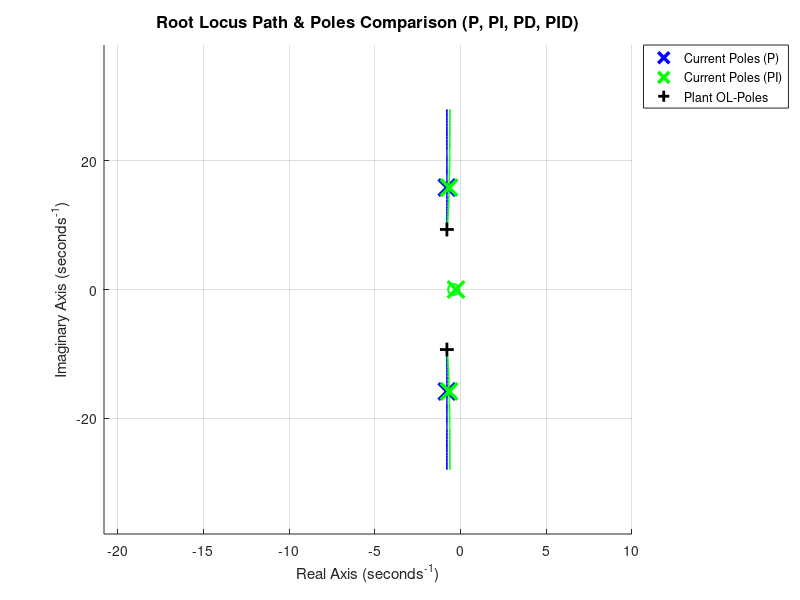

Source code (MATLAB):
%% --- 1. คืนค่าพารามิเตอร์พื้นฐาน (Physical Parameters) ---
p_base.L = 0.1; p_base.mp = 0.05; p_base.g = 9.81;
p_base.kt = 50.6e-3; p_base.ke = 52.8e-3;
p_base.Lm = 2.8544e-3; p_base.Rm = 3.3133;
p_base.bm = 77.851e-6; p_base.Jm = 58.559e-6;
J_total = p_base.Jm + p_base.mp * p_base.L^2;
b_m = p_base.bm;
mgl = p_base.mp * p_base.g * p_base.L;
Kt = p_base.kt; Ke = p_base.ke; Rm = p_base.Rm;

s = tf('s');
G = Kt / ( (Rm * (J_total*s^2 + b_m*s + mgl)) + (Kt*Ke*s) );

%% --- 2. นิยาม Controller แต่ละประเภท (ไม่รวม Gain หลัก) ---
% เราจะแยก Gain (k) ออกเพื่อให้คำสั่ง rlocus คำนวณเส้นทางวิ่งได้
C_p_base   = 1;
C_pi_base  = (s + 0.4)/s;     % ตัวอย่าง Zero ที่ -Ki/Kp = -0.4
C_pd_base  = (0.03*s + 1);    % ตัวอย่าง Zero จาก Kd/Kp
C_pid_base = (0.15*s^2 + s + 0.2)/s; % PID Form

% กำหนดค่า Gain ที่จะจุดตำแหน่ง Current Poles (x)
Kp_val = 6.0;

%% --- 3. เริ่มการ Plot Root Locus Path แยกตาม Case ---
figure('Name', 'Root Locus Path Comparison', 'Color', 'w', 'Position', [100 100 1000 700]);
hold on; grid on;

% รายชื่อเคส สี และ Controller
% cases = {C_p_base, C_pi_base, C_pd_base, C_pid_base};
% colors = {'b', 'g', 'm', 'r'};
% names = {'P', 'PI', 'PD', 'PID'};


cases = {C_p_base, C_pi_base};
colors = {'b', 'g'};
names = {'P', 'PI'};
for i = 1:length(cases)
    % ระบบ Open-loop ของแต่ละเคส (C * G)
    L = cases{i} * G;
    
    % พลอตเส้น Path ของ Root Locus
    [r, k] = rlocus(L);
    plot(real(r'), imag(r'), 'Color', colors{i}, 'LineWidth', 1.2, ...
        'HandleVisibility', 'off'); % ซ่อนเส้น Path ใน Legend ไม่ให้รก
    
    % พลอตจุด Current Poles (x) ณ ค่า Kp_val
    sys_cl = feedback(Kp_val * L, 1);
    p = pole(sys_cl);
    plot(real(p), imag(p), [colors{i} 'x'], 'MarkerSize', 12, 'LineWidth', 2.5, ...
        'DisplayName', ['Current Poles (', names{i}, ')']);
    
    % พลอต Open-loop Zeros (o) ของ Controller นั้นๆ
    z = zero(L);
    if ~isempty(z)
        plot(real(z), imag(z), [colors{i} 'o'], 'MarkerSize', 8, 'LineWidth', 1.5, ...
            'HandleVisibility', 'off');
    end
end

% พลอต Open-loop Poles เริ่มต้นของ Plant (k+)
ol_p = pole(G);
plot(real(ol_p), imag(ol_p), 'k+', 'MarkerSize', 10, 'LineWidth', 2, 'DisplayName', 'Plant OL-Poles');

% ตกแต่งแกน
title('Root Locus Path & Poles Comparison (P, PI, PD, PID)', 'FontSize', 12);
xlabel('Real Axis (seconds^{-1})'); ylabel('Imaginary Axis (seconds^{-1})');
legend('Location', 'bestoutside');

% Zoom Out เพื่อให้เห็นภาพกว้างของ Path
axis auto; axis tight;
curr = axis;
axis([curr(1)-20, 10, curr(3)-10, curr(4)+10]);
